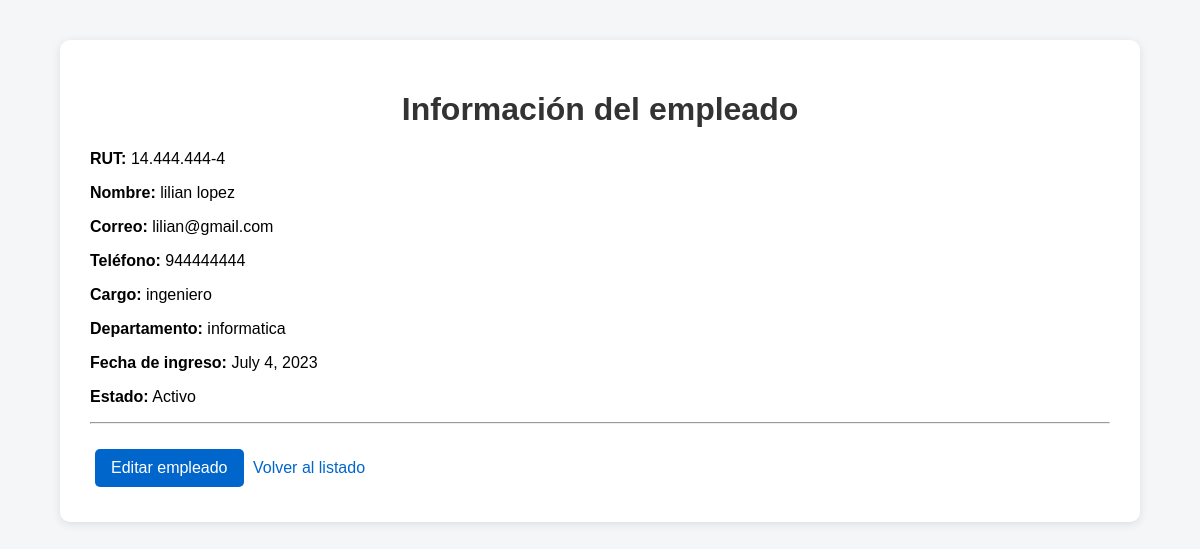
The app's page /personal/empleados/4/ (signed in) with its own data.
### personal/models.py (models this page shows, shortened)
class Empleado(models.Model):
    ESTADOS = [
        ('Activo', 'Activo'),
        ('Inactivo', 'Inactivo'),
    ]
    rut = models.CharField(
        max_length=12,
        unique=True
    )
    nombre = models.CharField(
        max_length=100
    )
    apellido = models.CharField(
        max_length=100
    )
    correo = models.EmailField()
    telefono = models.CharField(
        max_length=20
    )
    fecha_ingreso = models.DateField()
    cargo = models.ForeignKey(
        Cargo,
        on_delete=models.PROTECT
    )
    departamento = models.ForeignKey(
        Departamento,
        on_delete=models.PROTECT
    )
    estado = models.CharField(
        max_length=10,
        choices=ESTADOS,
        default='Activo'
    )

class Cargo(models.Model):
    nombre = models.CharField(max_length=100)
    descripcion = models.TextField(blank=True)
    def __str__(self):
        return self.nombre

class Departamento(models.Model):
    nombre = models.CharField(max_length=100)
    descripcion = models.TextField(blank=True)
    def __str__(self):
        return self.nombre

### personal/views.py (the view)
@login_required
def detalle_empleado(request, empleado_id):
    empleado = get_object_or_404(
        Empleado,
        id=empleado_id
    )
    return render(
        request,
        'personal/detalle_empleado.html',
        {
            'empleado': empleado
        }
    )

### personal/templates/personal/detalle_empleado.html (shortened to what this page needs)
{% load static %}
<!DOCTYPE html>
<html lang="es">
<head>
    <link rel="stylesheet"
          href="{% static 'personal/estilos.css' %}">
</head>
<body>
<div class="contenedor">
    <h1>Información del empleado</h1>
    <p>
        <strong>RUT:</strong>
        {{ empleado.rut }}
    </p>
    <p>
        <strong>Nombre:</strong>
        {{ empleado.nombre }}
        {{ empleado.apellido }}
    </p>
    <p>
        <strong>Correo:</strong>
        {{ empleado.correo }}
    </p>
    <p>
        <strong>Teléfono:</strong>
        {{ empleado.telefono }}
    </p>
    <p>
        <strong>Cargo:</strong>
        {{ empleado.cargo }}
    </p>
    <p>
        <strong>Departamento:</strong>
        {{ empleado.departamento }}
    </p>
    <p>
        <strong>Fecha de ingreso:</strong>
        {{ empleado.fecha_ingreso }}
    </p>
    <p>
        <strong>Estado:</strong>
        {{ empleado.estado }}
    </p>
    <hr>
    <div class="acciones">
        <a class="boton"
           href="{% url 'editar_empleado' empleado.id %}">
            Editar empleado
        </a>
        <a href="{% url 'lista_empleados' %}">
            Volver al listado
        </a>
    </div>
</div>
</body>
</html>

### personal/static/personal/estilos.css (style rules this page uses)
body { font-family: Arial, sans-serif; background-color: #f4f6f8; margin: 0; padding: 0; }
.contenedor { width: 85%; max-width: 1100px; margin: 40px auto; background-color: white; padding: 30px; border-radius: 10px; box-shadow: 0 2px 10px rgba(0, 0, 0, 0.1); }
h1 { text-align: center; color: #333; }
a { color: #0066cc; text-decoration: none; }
.boton { display: inline-block; padding: 10px 16px; margin: 5px; background-color: #0066cc; color: white; text-decoration: none; border-radius: 5px; border: none; cursor: pointer; }
.acciones { margin-top: 20px; }

### records on screen
Empleado: rut "14.444.444-4", nombre "lilian", apellido "lopez", correo "lilian@gmail.com", telefono "944444444", cargo "ingeniero", departamento "informatica", fecha_ingreso "July 4, 2023", estado "Activo"
